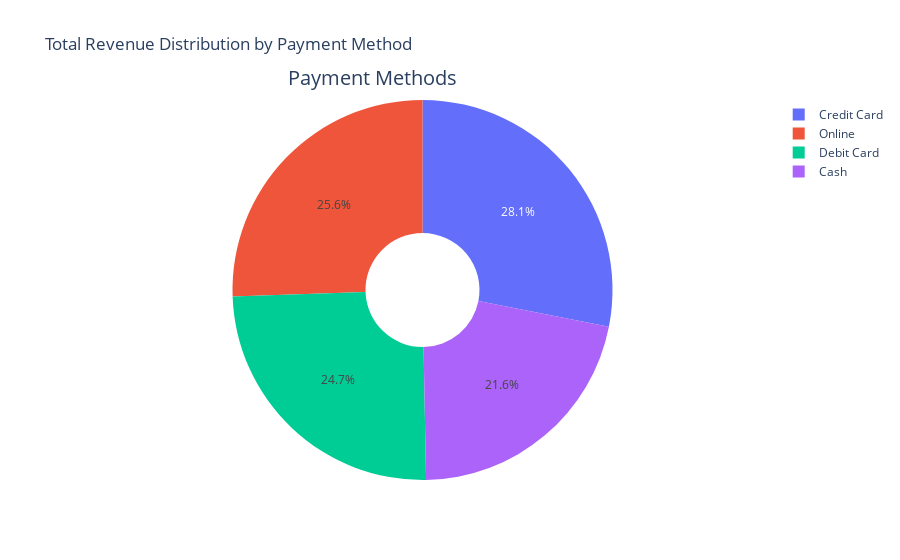

Source (notebook cell):
### Code cell
#Calculating total revenue according to each payment method
payment_method_revenue = df.groupby('PaymentMethod')['TotalRevenue'].sum().reset_index()

# Extract labels and values for the pie chart
labels = payment_method_revenue['PaymentMethod']
values = payment_method_revenue['TotalRevenue']

# Create the pie chart
fig = go.Figure(data=[go.Pie(
    values=values,
    labels=labels,
    hole=.3
)])

# Update layout with title and annotations
fig.update_layout(
    title="Total Revenue Distribution by Payment Method",
    annotations=[
        {
            "font": {"size": 20},
            "showarrow": False,
            "text": "Payment Methods",
            "x": 0.30,
            "y": 1.10
        }
    ]
)

# Plot the figure
iplot(fig)

### Figure 1 — Plotly figure (JSON) as saved in the notebook; plotly's stock layout.template omitted (floating-point values rounded to 4 significant figures)
{"data": [{"hole": 0.3, "labels": ["Cash", "Credit Card", "Debit Card", "Online"], "type": "pie", "values": [8690000.0, 11300000.0, 9953000.0, 10280000.0]}], "layout": {"annotations": [{"font": {"size": 20}, "showarrow": false, "text": "Payment Methods", "x": 0.3, "y": 1.1}], "title": {"text": "Total Revenue Distribution by Payment Method"}}}
